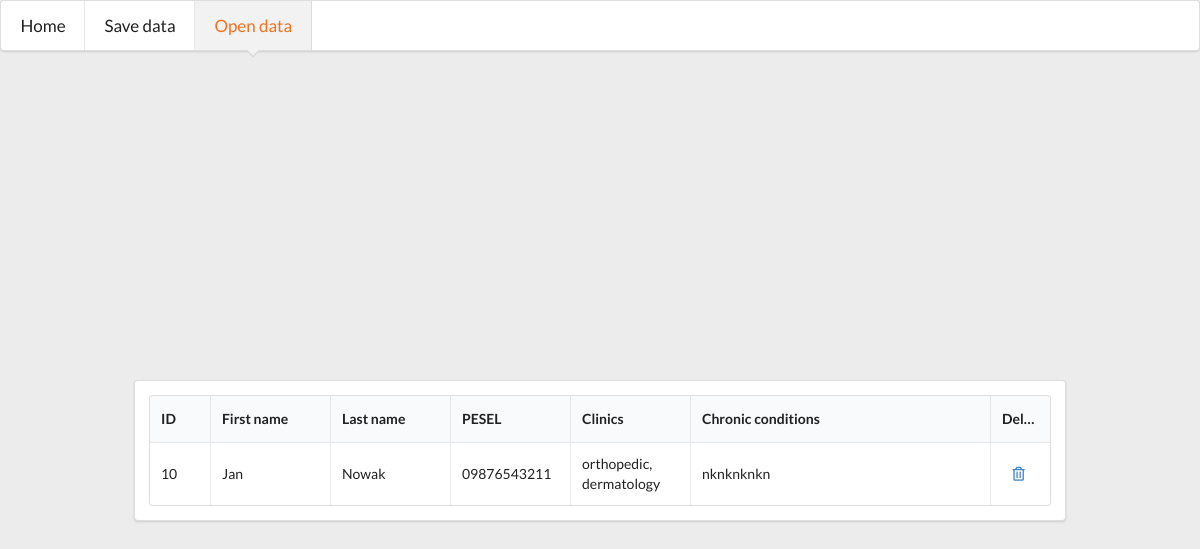
Page /medrecord/open_record/ on the earlier database version.
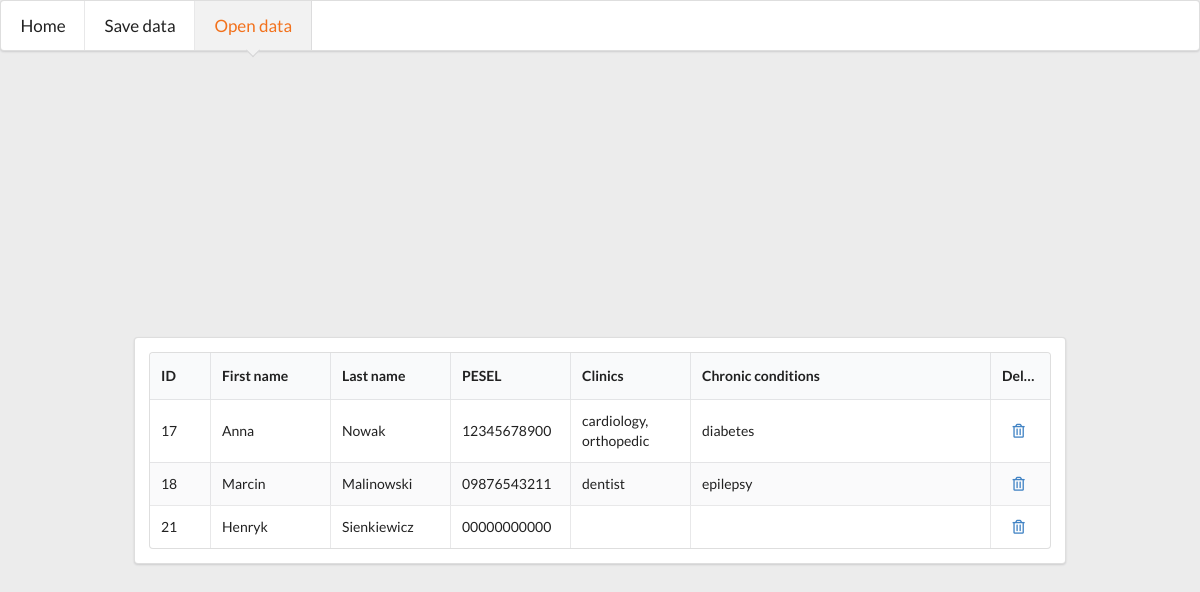
Same page on the later database version.
### medrecord/models.py (models this page shows)
class Patient(models.Model):
    first_name = models.CharField(max_length=200)
    last_name = models.CharField(max_length=200)
    pesel = models.CharField(max_length=11)
    clinics = models.CharField(max_length=1000, blank=True, null=True)
    chronic_conditions = models.CharField(max_length=1000, blank=True, null=True)

### medrecord/views.py (the view)
# urls.py: path('open_record/', views.open_record, name='open_record'),
def open_record(request):
    clear_session(request)
    patients = Patient.objects.all()
    return render(request, 'medrecord/open_record.html', {'patients': patients})

### medrecord/views.py (called while the page is built)
def clear_session(request):
    for key in list(request.session.keys()):
        del request.session[key]
    return

### medrecord/templates/medrecord/open_record.html (shortened to what this page needs)
<!DOCTYPE html>
<html lang="en">
<head>
    <link rel="stylesheet" href="https://cdnjs.cloudflare.com/ajax/libs/semantic-ui/2.4.1/semantic.min.css"/>
</head>
<body>
<div class="ui pointing menu huge">
    <a class="item" href="{% url 'medrecord:index' %}">
        Home
    </a>
    <a class="item" href="{% url 'medrecord:personal_info' %}">
        Save data
    </a>
    <a class="active orange item" href="{% url 'medrecord:open_record' %}">
        Open data
    </a>
</div>
<div class="ui middle aligned center aligned grid">
    <div class="column">
        <div class="ui segment">
            <table class="ui fixed celled striped top aligned table">
                <thead>
                <tr>
                    <th class="one wide">ID</th>
                    <th class="two wide">First name</th>
                    <th class="two wide">Last name</th>
                    <th class="two wide">PESEL</th>
                    <th class="two wide">Clinics</th>
                    <th class="five wide">Chronic conditions</th>
                    <th class="one wide center aligned">Delete</th>
                </tr>
                </thead>
                <tbody>
                {% for patient in patients %}
                <tr>
                    <td data-label="ID">{{patient.id}}</td>
                    <td data-label="First name">{{patient.first_name}}</td>
                    <td data-label="Last name">{{patient.last_name}}</td>
                    <td data-label="PESEL">{{patient.pesel}}</td>
                    <td data-label="Clinics">{{patient.clinics}}</td>
                    <td data-label="Chronic conditions">{{patient.chronic_conditions}}</td>
                    <td data-label="Delete" class="center aligned">
                        <a href="/medrecord/delete/{{ patient.id }}"><i class="trash alternate outline icon"></i></a>
                    </td>
                    {% endfor %}
                </tbody>
            </table>
        </div>
    </div>
</div>
</body>
</html>

### medrecord/templates/medrecord/open_record.html (style rules this page uses)
body { background-color: #ececec; }
body>.grid { height: 100%; }
.column { max-width: 80vw; }

Differences in the rows shown:
removed Patient: id "10", first_name "Jan", last_name "Nowak", pesel "09876543211", clinics "orthopedic, dermatology", chronic_conditions "nknknknkn"
added Patient: id "17", first_name "Anna", last_name "Nowak", pesel "12345678900", clinics "cardiology, orthopedic", chronic_conditions "diabetes"
added Patient: id "18", first_name "Marcin", last_name "Malinowski", pesel "09876543211", clinics "dentist", chronic_conditions "epilepsy"
added Patient: id "21", first_name "Henryk", last_name "Sienkiewicz", pesel "00000000000"
